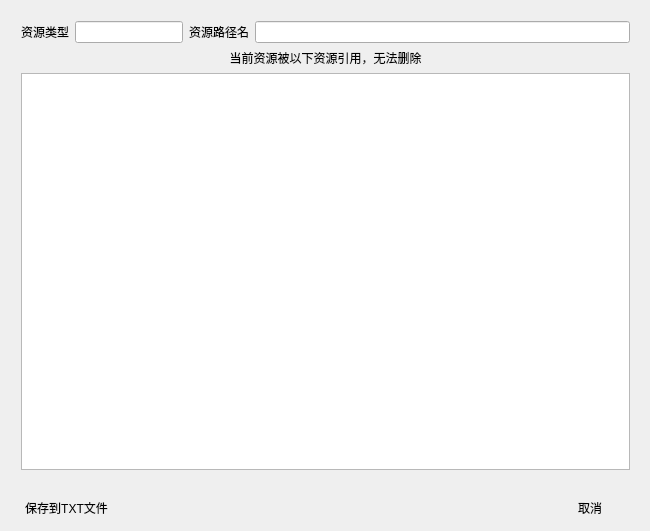
<?xml version="1.0" encoding="UTF-8"?>
<ui version="4.0">
 <class>ResourceReferenceCheckWindow</class>
 <widget class="QDialog" name="ResourceReferenceCheckWindow">
  <property name="geometry">
   <rect>
    <x>0</x>
    <y>0</y>
    <width>650</width>
    <height>531</height>
   </rect>
  </property>
  <property name="windowTitle">
   <string>资源关联性检查</string>
  </property>
  <property name="windowIcon">
   <iconset resource="orion2.qrc">
    <normaloff>:/images/unique32.png</normaloff>:/images/unique32.png</iconset>
  </property>
  <widget class="QWidget" name="horizontalLayoutWidget_2">
   <property name="geometry">
    <rect>
     <x>10</x>
     <y>490</y>
     <width>631</width>
     <height>36</height>
    </rect>
   </property>
   <layout class="QHBoxLayout" name="horizontalLayout_2">
    <item>
     <widget class="QPushButton" name="savepushButton">
      <property name="text">
       <string>保存到TXT文件</string>
      </property>
      <property name="icon">
       <iconset>
        <normaloff>://images/save.png</normaloff>://images/save.png</iconset>
      </property>
      <property name="iconSize">
       <size>
        <width>24</width>
        <height>24</height>
       </size>
      </property>
      <property name="flat">
       <bool>true</bool>
      </property>
     </widget>
    </item>
    <item>
     <spacer name="horizontalSpacer">
      <property name="orientation">
       <enum>Qt::Horizontal</enum>
      </property>
      <property name="sizeHint" stdset="0">
       <size>
        <width>40</width>
        <height>20</height>
       </size>
      </property>
     </spacer>
    </item>
    <item>
     <widget class="QPushButton" name="cancelpushButton">
      <property name="text">
       <string>取消</string>
      </property>
      <property name="icon">
       <iconset resource="orion2.qrc">
        <normaloff>:/images/cancel.png</normaloff>:/images/cancel.png</iconset>
      </property>
      <property name="iconSize">
       <size>
        <width>24</width>
        <height>24</height>
       </size>
      </property>
      <property name="flat">
       <bool>true</bool>
      </property>
     </widget>
    </item>
   </layout>
  </widget>
  <widget class="QWidget" name="verticalLayoutWidget">
   <property name="geometry">
    <rect>
     <x>10</x>
     <y>10</y>
     <width>631</width>
     <height>471</height>
    </rect>
   </property>
   <layout class="QVBoxLayout" name="verticalLayout">
    <item>
     <layout class="QHBoxLayout" name="horizontalLayout">
      <item>
       <widget class="QLabel" name="label_2">
        <property name="text">
         <string>资源类型</string>
        </property>
       </widget>
      </item>
      <item>
       <widget class="QLineEdit" name="typelineEdit">
        <property name="readOnly">
         <bool>true</bool>
        </property>
       </widget>
      </item>
      <item>
       <widget class="QLabel" name="label">
        <property name="text">
         <string>资源路径名</string>
        </property>
       </widget>
      </item>
      <item>
       <widget class="QLineEdit" name="pathlineEdit">
        <property name="sizePolicy">
         <sizepolicy hsizetype="Expanding" vsizetype="Fixed">
          <horstretch>1</horstretch>
          <verstretch>0</verstretch>
         </sizepolicy>
        </property>
        <property name="readOnly">
         <bool>true</bool>
        </property>
       </widget>
      </item>
     </layout>
    </item>
    <item>
     <widget class="QLabel" name="namelabel">
      <property name="text">
       <string>当前资源被以下资源引用，无法删除</string>
      </property>
      <property name="alignment">
       <set>Qt::AlignCenter</set>
      </property>
     </widget>
    </item>
    <item>
     <widget class="QListWidget" name="loglistWidget"/>
    </item>
   </layout>
  </widget>
 </widget>
 <layoutdefault spacing="6" margin="11"/>
 <resources>
  <include location="orion2.qrc"/>
 </resources>
 <connections/>
</ui>
